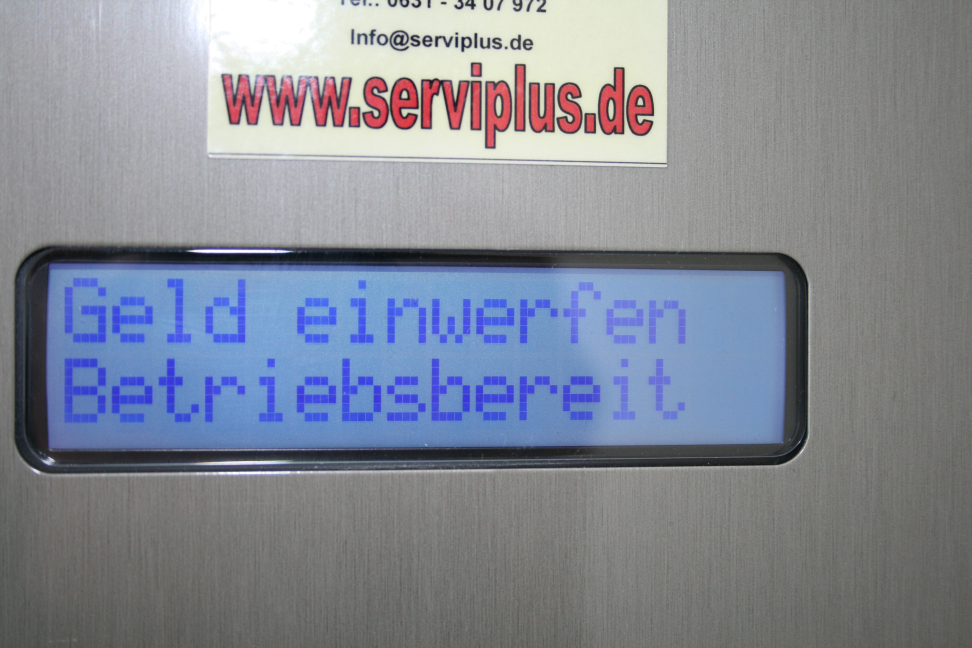
#> input picture rdk_model_zoo-PaddleOCR-BPU/test_data/paddleocr_test.jpg, 3888 x 2592 px (shown at 1/4 size)
$ python -i pipeline_onnx.py   (imports and definitions only)
#> lines starting #> are read from the running program, lines starting #| are printed output that depends on the picture
#> in process_image, img is the input picture: shape (2592, 3888, 3); mean B, G, R 148.4, 136.7, 131.7
import cv2
import numpy as np
import onnxruntime as ort
import os

from core.sort_blocks import sort_blocks


# =========================
# 全局模型（只加载一次）
# =========================
MODEL_DIR = os.path.join(os.path.dirname(os.path.dirname(__file__)), "models")

# [4 lines that did not run here, left out]

# [4 lines that did not run here, left out]

# 字符字典 (index 0 = CTC blank, index 1+ = dict chars)
DICT_PATH = os.path.join(os.path.dirname(__file__), "dict.txt")
# [2 lines not run here, left out]


# =========================
# Detection
# =========================
DET_INPUT_SIZE = 960
DET_THRESH = 0.3
DET_BOX_THRESH = 0.5
UNCLIP_RATIO = 1.5
MIN_BOX_SIZE = 8


def det_preprocess(img):
    """resize到960×960, 归一化, CHW"""
    h, w = img.shape[:2]
#> h = 2592; w = 3888
    ratio_h = DET_INPUT_SIZE / h
#> ratio_h = 0.37
    ratio_w = DET_INPUT_SIZE / w
#> ratio_w = 0.247

    img_resized = cv2.resize(img, (DET_INPUT_SIZE, DET_INPUT_SIZE))
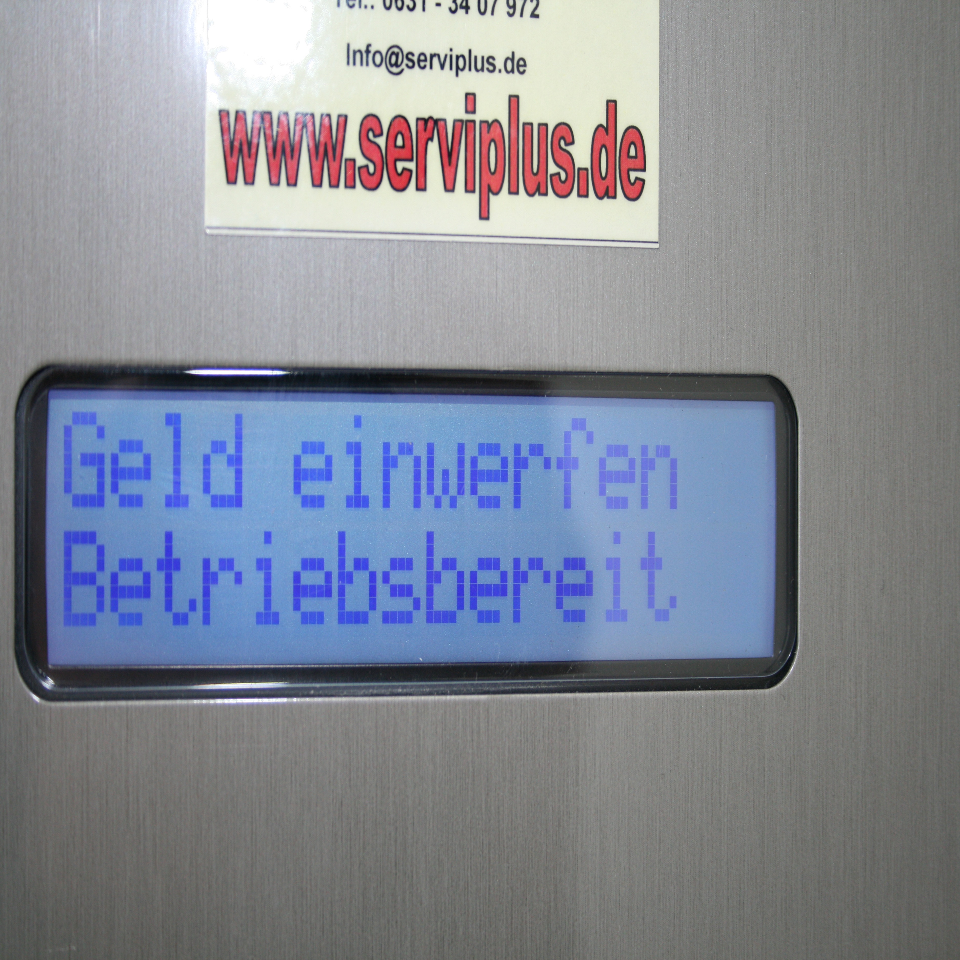
#> img_resized: shape (960, 960, 3); mean B, G, R 148.3, 136.6, 131.5
    img_float = img_resized.astype(np.float32) / 255.0
    img_chw = np.transpose(img_float, (2, 0, 1))
    img_batch = np.expand_dims(img_chw, axis=0)

    return img_batch, (h, w), (ratio_w, ratio_h)


# [81 lines left out: functions det_postprocess, boxes_from_bitmap, not called in this run]


# =========================
# Recognition
# =========================
REC_INPUT_H = 48
REC_INPUT_W = 320


# [25 lines left out: functions rec_preprocess, ctc_decode, not called in this run]


# =========================
# 主流程
# =========================
def process_image(img_path):
    """
    ONNX OCR pipeline:
    1. 检测 → 文本框
    2. 每个框 → 识别
    3. 阅读顺序排序
    """
    img = cv2.imread(img_path)
    if img is None:
        raise ValueError(f"Cannot read image: {img_path}")

    # ===== Step1: 检测 =====
    det_input, original_shape, _ = det_preprocess(img)
#> original_shape = (2592, 3888)

#> (the run stopped early here; a loop or call above may not have finished)
